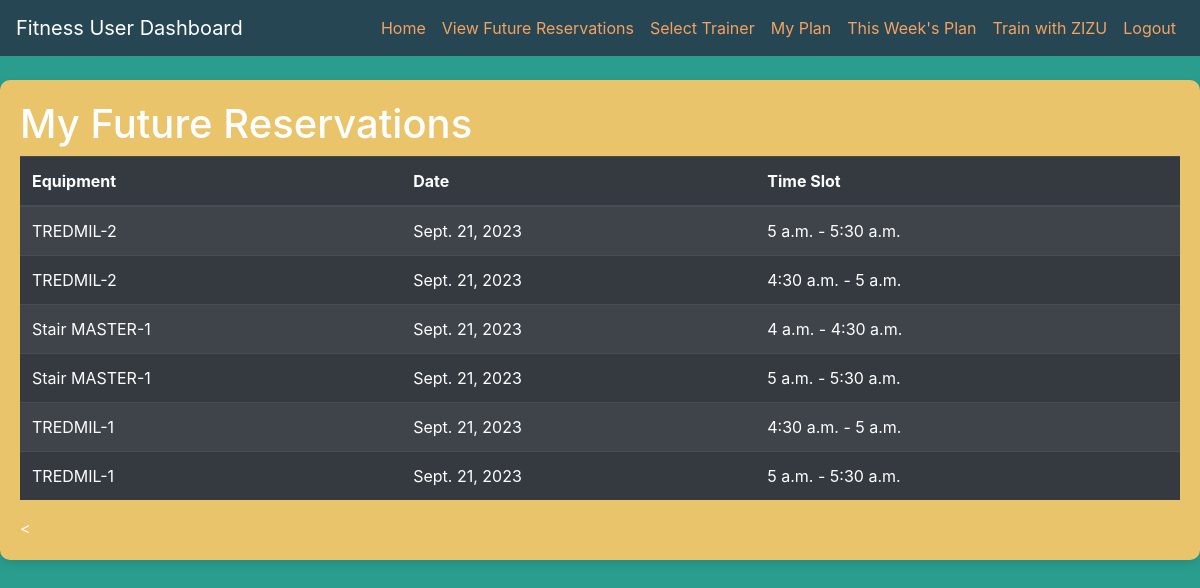
Page /members/future-reservations/ (signed in) on the committed database.
### Members/models.py (models this page shows, shortened)
class EquipmentReservation(models.Model):
    trainer = models.ForeignKey(FitnessTrainer, on_delete=models.CASCADE,default=1)
    fitness_user = models.ForeignKey(FitnessUser, on_delete=models.CASCADE,default=1)
    equipment = models.ForeignKey(Equipment, on_delete=models.CASCADE)
    timeslot = models.ForeignKey(TimeSlot, on_delete=models.CASCADE,default=1)
    date = models.DateField(default=timezone.now)

class Equipment(models.Model):
    name = models.CharField(max_length=255)
    description = models.TextField()

class TimeSlot(models.Model):
    slot_number = models.PositiveIntegerField(unique=True,default=1)
    start_time = models.TimeField()
    end_time = models.TimeField()

### Members/views.py (the view)
# urls.py: path('future-reservations/', views.user_reservations, name='user_reservations'),
def user_reservations(request):
    user = request.user.fitnessuser  # Assuming "fitnessuser" is the ForeignKey field to your FitnessUser model
    current_date = timezone.now().date()
    reservations = EquipmentReservation.objects.filter(fitness_user=user, date__gte=current_date)
    context = {
        'reservations': reservations,
    }
    return render(request, 'user_reservations.html', context)

### Members/templates/user_reservations.html
{% extends 'Navbar2.html' %}
{% block content %}
  <h1>My Future Reservations</h1>
  {% if reservations %}
  <table class="table table-striped table-dark">
      <thead>
        <tr>
          <th>Equipment</th>
          <th>Date</th>
          <th>Time Slot</th>
        </tr>
      </thead>
      <tbody>
        {% for reservation in reservations %}
          <tr>
            <td>{{ reservation.equipment.name }}</td>
            <td>{{ reservation.date }}</td>
            <td>{{ reservation.timeslot.start_time }} - {{ reservation.timeslot.end_time }}</td>
          </tr>
        {% endfor %}
      </tbody>
    </table>
  {% else %}
    <p>No future reservations found.</p>
  {% endif %}
  <
</div>
{% endblock %}

### Members/templates/Navbar2.html (style rules this page uses)
body { background-color: #2A9D8F!important; }

### rows in the picture
EquipmentReservation: equipment.name "TREDMIL-2", date "Sept. 21, 2023", timeslot.start_time "5 a.m.", timeslot.end_time "5:30 a.m."
EquipmentReservation: equipment.name "TREDMIL-2", date "Sept. 21, 2023", timeslot.start_time "4:30 a.m.", timeslot.end_time "5 a.m."
EquipmentReservation: equipment.name "Stair MASTER-1", date "Sept. 21, 2023", timeslot.start_time "4 a.m.", timeslot.end_time "4:30 a.m."
EquipmentReservation: equipment.name "Stair MASTER-1", date "Sept. 21, 2023", timeslot.start_time "5 a.m.", timeslot.end_time "5:30 a.m."
EquipmentReservation: equipment.name "TREDMIL-1", date "Sept. 21, 2023", timeslot.start_time "4:30 a.m.", timeslot.end_time "5 a.m."
EquipmentReservation: equipment.name "TREDMIL-1", date "Sept. 21, 2023", timeslot.start_time "5 a.m.", timeslot.end_time "5:30 a.m."
